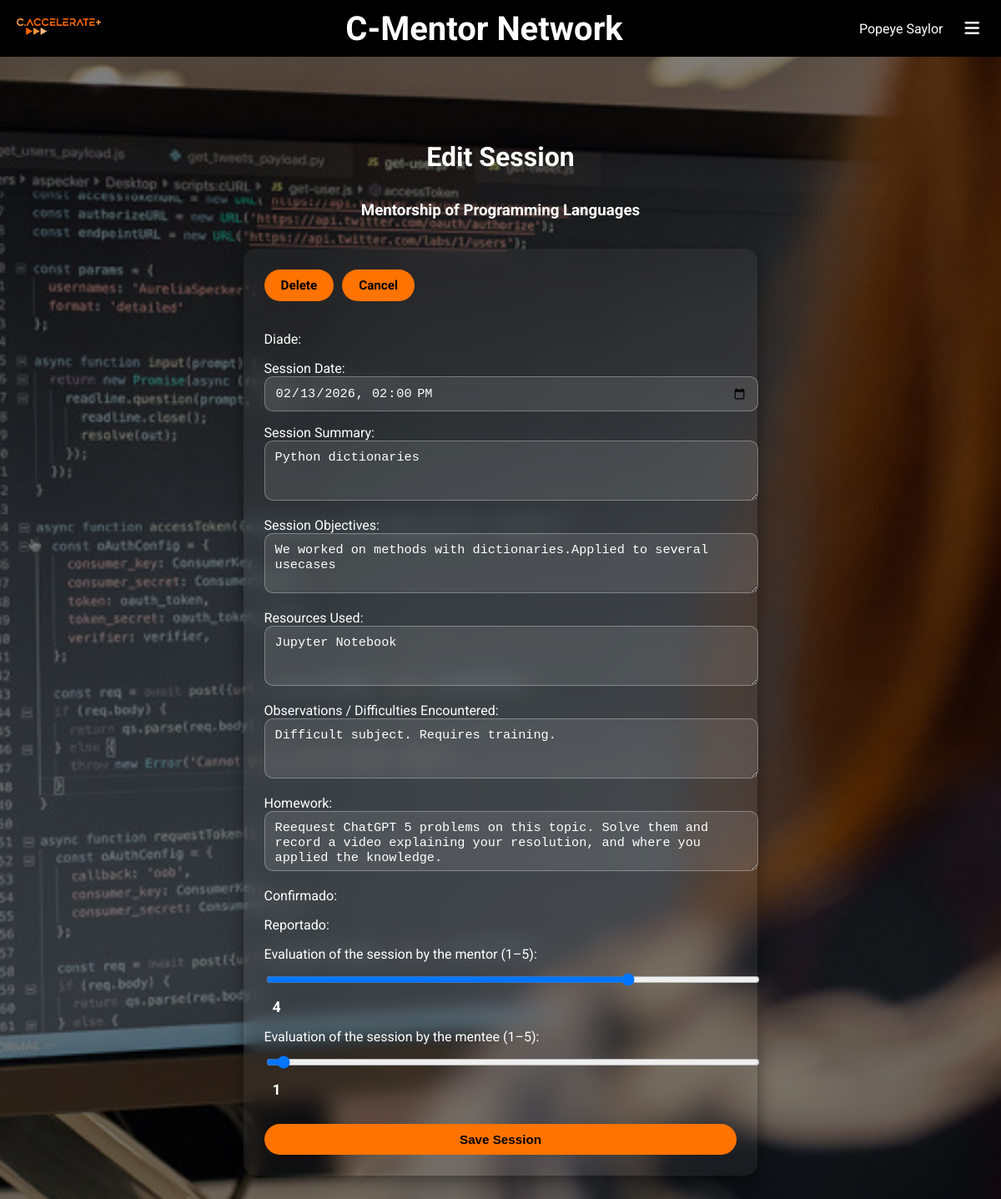
The page /edita/42 (signed in) on the database its author committed.
### mentoria/models.py (models this page shows, shortened)
class Diade(models.Model):
    ano_lectivo = models.ForeignKey(AnoLectivo, on_delete=models.CASCADE, related_name='diades', default=1)
    mentor =  models.ForeignKey(Mentor, on_delete=models.CASCADE, related_name='diades_mentor')
    mentorando =  models.ForeignKey(Mentorando, on_delete=models.CASCADE, related_name='diades_mentorando')
    ativo = models.BooleanField(null=True, blank=True, default=True)
    data_criacao = models.DateField(auto_now_add=True)

class Mentor(models.Model):
    aluno = models.ForeignKey(Aluno, on_delete=models.CASCADE, related_name='mentorias')
    ano_lectivo = models.ForeignKey(AnoLectivo, on_delete=models.CASCADE, related_name='mentorias')
    disciplina = models.ForeignKey(Disciplina, on_delete=models.CASCADE, related_name='mentorias')
    nota = models.IntegerField(null=True, blank=True, default=None)
    ativo = models.BooleanField(null=True, blank=True, default=True)

class Sessao(models.Model):
    diade = models.ForeignKey(Diade, on_delete=models.CASCADE, related_name='sessoes')
    data = models.DateTimeField()
    sumario = models.CharField(max_length=200)
    objetivo = models.CharField(max_length=200)
    recursos = models.CharField(max_length=200)
    avaliacao_mentor = models.IntegerField(null=True, blank=True, default=1,validators=[
            MaxValueValidator(5),
            MinValueValidator(1)
        ])
    avaliacao_mentorando = models.IntegerField(null=True, blank=True, default=1,validators=[
            MaxValueValidator(5),
            MinValueValidator(1)
        ])
    observacoes = models.CharField(max_length=200)
    planificacao_proxima_sessao = models.CharField(max_length=200)
    confirmado = models.BooleanField(default=False)
    reportado = models.BooleanField(default=False)

### app/models.py (models this page shows, shortened)
class Disciplina(models.Model):
    nome = models.CharField(max_length=100)
    ano = models.IntegerField(null=True, blank=True)
    semestre = models.IntegerField(null=True, blank=True)
    alunos = models.ManyToManyField(
        Aluno, related_name='disciplinas')
    def __str__(self):
        return self.nome

### mentoria/views.py (the view)
# urls.py: path('edita/<int:sessao_id>', views.edita_sessao_view, name='edita'),
@login_required
def edita_sessao_view(request, sessao_id):
    ano = AnoLectivo.objects.get(ano='25-26')
    sessao = get_object_or_404(Sessao, id=sessao_id)
    diade = Sessao.objects.get(id=sessao_id).diade
    if request.method == 'POST':
        form = SessaoForm(request.POST, instance=sessao)
        if form.is_valid():
            form.save()
            return redirect('sessoes', diade.mentor_id, diade.mentorando_id, 0)
    else:
        form = SessaoForm(instance=sessao)
    context = {'form': form, 'sessao_id': sessao_id, 'diade': diade, 'ano': ano, 'semestre':semestre}
    return render(request, 'mentoria/editar_sessao.html', context)

### mentoria/templatetags/custom_filters.py (called while the page is built)
@register.filter(name='in_group')
def in_group(user, group_name):
    return user.groups.filter(name=group_name).exists()

### mentoria/templates/mentoria/editar_sessao.html (shortened to what this page needs)
{% extends "app/base.html" %}
{% block main %}
<main>
<h1>Edit Session</h1>
<h3>Mentorship of {{ diade.mentor.disciplina }}</h3>
<div class="disciplina">
    <div class="actions">
        <a href="{% url 'apaga' sessao_id %}" class="sessão delete">Delete</a>
        <a href="{% url 'sessoes' diade.mentor.id diade.mentorando.id 0 %}" class="sessão cancel">Cancel</a>
    </div>
    <form action="{% url 'edita' sessao_id %}" method="POST" enctype="multipart/form-data">
        <div class="Form">
            {% for field in form %}
                {% if field.name != "avaliacao_mentor" and field.name != "avaliacao_mentorando" %}
                    <p>
                        {{ field.label_tag }}<br>
                        {{ field }}
                    </p>
                {% endif %}
            {% endfor %}
            <p>
                <label for="id_avaliacao_mentor">Evaluation of the session by the mentor (1–5):</label>
                <input type="range"
                       name="avaliacao_mentor"
                       id="id_avaliacao_mentor"
                       value="{{ form.instance.avaliacao_mentor|default:1 }}"
                       min="1" max="5" step="1"
                       oninput="this.nextElementSibling.innerText = this.value">
                <span>{{ form.instance.avaliacao_mentor|default:1 }}</span>
            </p>
            <p>
                <label for="id_avaliacao_mentorando">Evaluation of the session by the mentee (1–5):</label>
                <input type="range"
                       name="avaliacao_mentorando"
                       id="id_avaliacao_mentorando"
                       value="{{ form.instance.avaliacao_mentorando|default:1 }}"
                       min="1" max="5" step="1"
                       oninput="this.nextElementSibling.innerText = this.value">
                <span>{{ form.instance.avaliacao_mentorando|default:1 }}</span>
            </p>
        </div>
        <input type="submit" class="sessão" value="Save Session">
    </form>
</div>
</main>
{% endblock main %}

### app/templates/app/base.html (shortened to what this page needs)
{% load custom_filters %}
<!DOCTYPE html>
<html lang="en">
<head>
    {% load static %}
    <link rel="stylesheet" href="{% static 'app/styles.css' %}">
	<link rel="stylesheet" href="https://cdnjs.cloudflare.com/ajax/libs/font-awesome/6.5.1/css/all.min.css">
</head>
<body>
    <header  style="padding:10px;">
        <div>
            <a href="{% url 'info' %}"><img src="{% static 'app/caccelerate.png' %}" alt="C-Accelerate" height="20px" style="margin:10px;"></a>
        </div>
		{% if request.user.is_authenticated and request.resolver_match.url_name != 'info' %}
		<h3 class="titulo">
			C-Mentor Network
		</h3>
		{% endif %}
        <nav>
			{% block nav %}
				{% if request.user.is_authenticated %}
				<span style="font-size:medium">{{ request.user.first_name }} {{ request.user.last_name }}</span>
				<div class="dropdown" tabindex="0" aria-haspopup="true" aria-expanded="false">
					<button class="dropbtn" aria-label="Open menu" aria-haspopup="true" aria-expanded="false" id="dropdownMenuBtn">
						<i class="fa fa-bars" aria-hidden="true"></i>
					</button>
				</div>
				{% else %}
					<a href="{% url 'horarios:login' %}" role="menuitem" tabindex="0" style="margin-top:0;">Log in
						<i class="fa fa-sign-in"></i>
					</a>
				{% endif %}
			{% endblock %}
        </nav>
    </header>
    <main>
        {% block main %}
        {% endblock main %}
    </main>
</body>
</html>

### static/app/styles.css (style rules this page uses)
body { padding: 0; margin: 0; font-family: 'Roboto', sans-serif; }
header { background-color: black; color: white; padding: 2.5px 20px; display: flex; flex-direction: row; align-items: center; justify-content: space-between; }
header h3 { margin:10px 0 10px 0px; }
header a { text-decoration: none; color:white; }
main { padding: 50px 20px; margin:auto; }

### rows shown on the page
Diade: mentor.disciplina "Programming Languages"
Sessao: form "02/13/2026 14:00" "Python dictionaries" "We worked on methods with dictionaries.Applied to several usecases" "Jupyter Notebook" "Difficult subject. Requires training." "Reequest ChatGPT 5 problems on this topic. Solve them and record a video explaining your resolution, and where you applied the knowledge.", avaliacao_mentor "4", instance.avaliacao_mentor "4", avaliacao_mentorando "1", instance.avaliacao_mentorando "1"

### other values the page prints
{{ request.user.first_name }} "Popeye"
{{ request.user.last_name }} "Saylor"
{{ field.label_tag }} "Diade:" "Session Date:" "Session Summary:" "Session Objectives:" "Resources Used:" "Observations / Difficulties Encountered:" "Homework:" "Confirmado:" "Reportado:"
